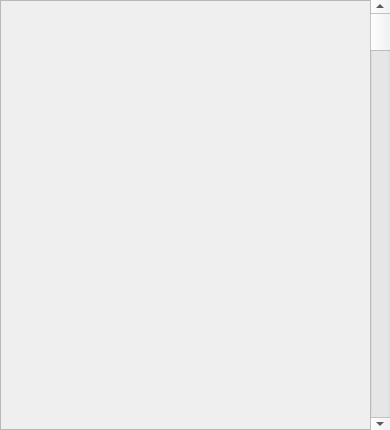
<?xml version="1.0" encoding="UTF-8"?>
<ui version="4.0">
 <class>Frame</class>
 <widget class="QFrame" name="Frame">
  <property name="geometry">
   <rect>
    <x>0</x>
    <y>0</y>
    <width>390</width>
    <height>430</height>
   </rect>
  </property>
  <property name="windowTitle">
   <string>Frame</string>
  </property>
  <property name="frameShape">
   <enum>QFrame::StyledPanel</enum>
  </property>
  <property name="frameShadow">
   <enum>QFrame::Raised</enum>
  </property>
  <widget class="QScrollBar" name="verticalScrollBar">
   <property name="geometry">
    <rect>
     <x>370</x>
     <y>0</y>
     <width>20</width>
     <height>431</height>
    </rect>
   </property>
   <property name="orientation">
    <enum>Qt::Vertical</enum>
   </property>
  </widget>
 </widget>
 <resources/>
 <connections/>
</ui>
